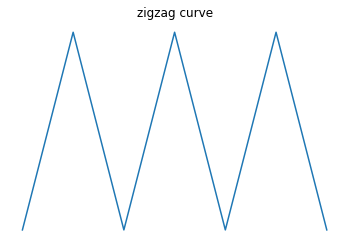

Python code for this plot:
# -*- coding: utf-8 -*-
"""zigzag.ipynb

Automatically generated by Colaboratory.

Original file is located at
    https://colab.research.google.com/drive/1n3D4QV-yFgVBJSm-MefMQijQvjO4yPGF
"""

import matplotlib.pyplot as plt

x=[0,5,10,15,20,25,30]
y=[0,5,0,5,0,5,0]
plt.plot(x,y)
plt.title('zigzag curve')
plt.axis('off')
plt.show()
